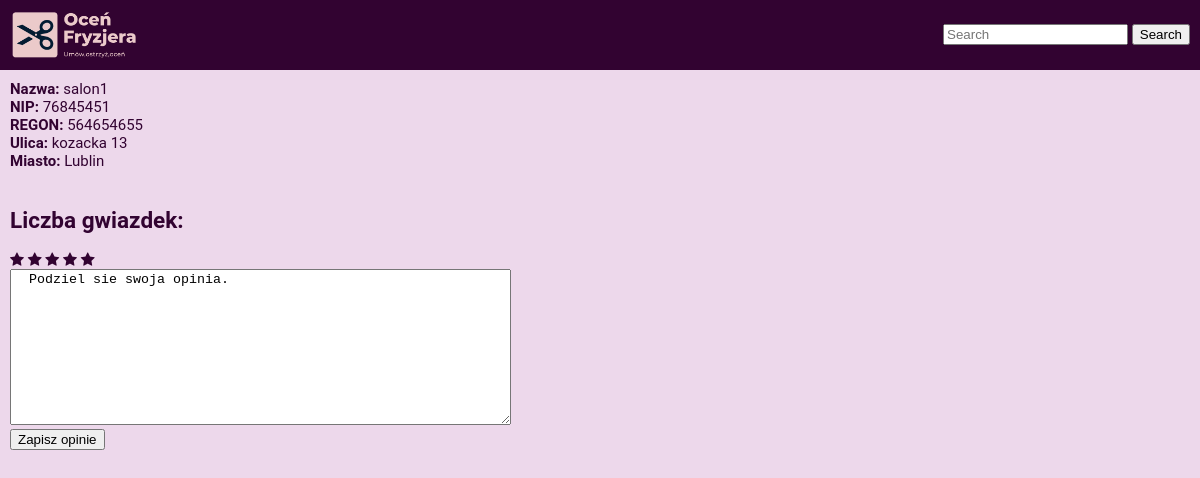
/dodaj_opinie_salon/1/, run on an earlier commit of the app's database.
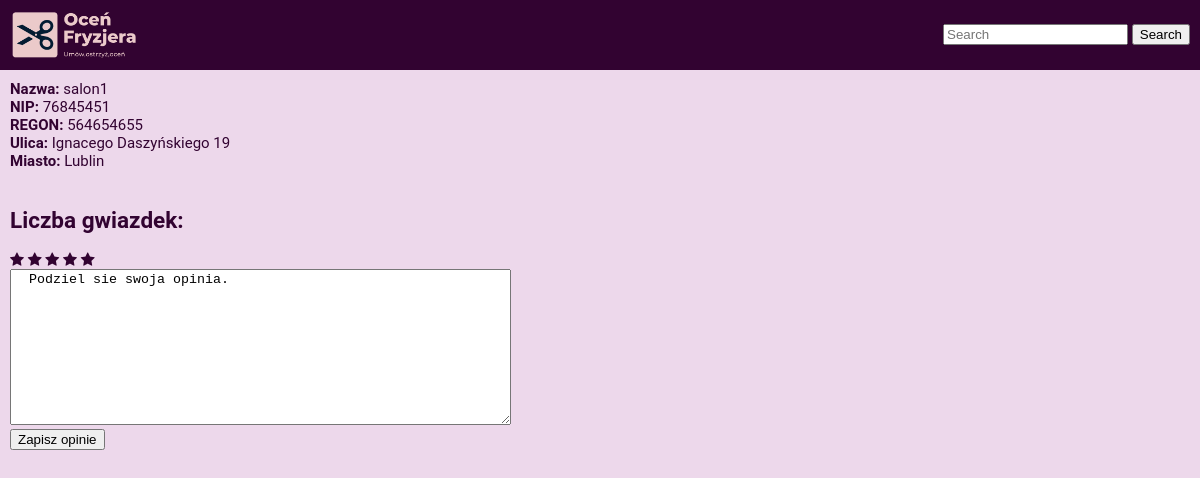
And on a later commit of the database.
### main/models.py (models this page shows, shortened)
class Salon(models.Model):
    wlasciciel = models.ForeignKey(Fryzjer, on_delete=models.CASCADE, related_name='wlasciciel', null=True)
    fryzjer = models.ManyToManyField(Fryzjer, related_name='fryzjer')
    nazwa = models.CharField(max_length=50, default='NoName')
    NIP = models.CharField(max_length=25)
    regon = models.CharField(max_length=25)
    ulica = models.CharField(max_length=50, blank=True, null=True)
    nr_lokalu = models.IntegerField(default=0, blank=True, null=True)
    miasto = models.CharField(max_length=50)
    kod_pocztowy = models.CharField(max_length=20)
    nr_tel = models.CharField(max_length=20, default='no number')
    godzina_otwarcia = models.CharField(max_length=10, default='Brak')
    godzina_zamkniecia = models.CharField(max_length=10, default='Brak')
    srednia_ocena = models.FloatField(blank=True, null=True)
    liczba_ocen = models.IntegerField(blank=True, null=True)

### main/views.py (the view, shortened to what this page needs)
# urls.py: path('dodaj_opinie_salon/<int:id>/', views.dodaj_opinie_salon, name='dodaj_opinie_salon'),
def dodaj_opinie_salon(request, id):
    context = {}
    salon = Salon.objects.all().filter(id=id).first()
    context = {
        'salon': salon,
    }
    return render(request, 'main/dodaj_opinie_salon.html', context)

### main/templates/main/dodaj_opinie_salon.html (shortened to what this page needs)
{% extends 'main/base.html' %}
{% block content %}
<div><span class="heading">Nazwa:</span> {{salon.nazwa}}</div>
<div><span class="heading">NIP:</span> {{salon.NIP}}</div>
<div><span class="heading">REGON:</span> {{salon.regon}}</div>
<div><span class="heading">Ulica:</span> {{salon.ulica}} {{salon.nr_lokalu}}</div>
<div><span class="heading">Miasto:</span> {{salon.miasto}}</div>
<br>
<form method="POST">
<h2 name="rat">Liczba gwiazdek: <var id="rate" > </var></h2>
<link rel="stylesheet" href="https://cdnjs.cloudflare.com/ajax/libs/font-awesome/4.7.0/css/font-awesome.min.css">
<span onclick="myFunction()" class="fa fa-star" id="first"></span>
<span onclick="myFunction2()" class="fa fa-star" id="second"></span>
<span onclick="myFunction3()" class="fa fa-star" id="third"></span>
<span onclick="myFunction4()" class="fa fa-star" id="fourth"></span>
<span onclick="myFunction5()" class="fa fa-star" id="fifth"></span>
<br>
    <textarea id="tresc" name="tresc" rows="10" cols="60">
  Podziel sie swoja opinia.
  </textarea>
<div><button type="submit" name="rate" value="0" id="rating">Zapisz opinie</button></div>
</form>
{% endblock %}

What changed in the data, as far as the page shows it:
changed Salon "salon1": ulica "kozacka" → "Ignacego Daszyńskiego"; nr_lokalu "13" → "19"
